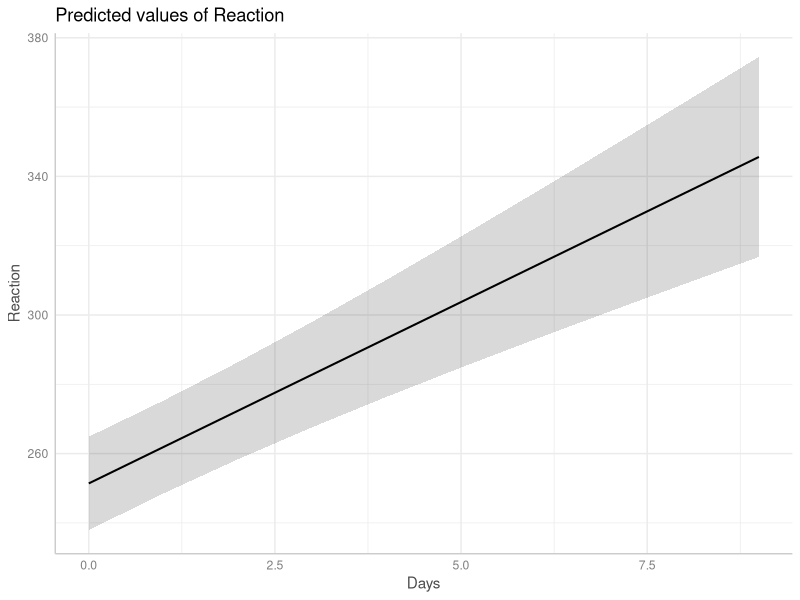

The R source for this figure: (Note: this script raises an error after producing the figure.)
## ---- chunk 1
knitr::opts_chunk$set(collapse = TRUE, comment = "#>", dev = "png", fig.width = 7, fig.height = 4, message = FALSE, warning = FALSE)
options(width = 800)
## ---- chunk 2
library(ggeffects)
library(lme4)
data(sleepstudy)
m <- lmer(Reaction ~ Days + (1 + Days | Subject), data = sleepstudy)

pr <- ggpredict(m, "Days")
pr
plot(pr)
## ---- chunk 3
pr <- ggpredict(m, "Days", type = "re")
pr
plot(pr)
## ---- chunk 4
ggpredict(m, "Days", type = "re", condition = c(Subject = 330))
## ---- chunk 5
ggpredict(m, "Days", type = "sim")
## ---- chunk 6
library(glmmTMB)
data(Salamanders)
m <- glmmTMB(
  count ~ spp + mined + (1 | site), 
  ziformula = ~ spp + mined, 
  family = truncated_poisson, 
  data = Salamanders
)
## ---- chunk 7
ggpredict(m, "spp")

ggpredict(m, "spp", type = "re")
## ---- chunk 8
ggpredict(m, "spp", type = "fe.zi")
## ---- chunk 9
ggpredict(m, "spp", type = "re.zi")
## ---- chunk 10
ggpredict(m, "spp", type = "sim")
## ---- chunk 11
library(sjlabelled)
data(efc)
efc$e15relat <- as_label(efc$e15relat)
m <- lmer(neg_c_7 ~ c12hour + c160age + c161sex + (1 | e15relat), data = efc)
me <- ggpredict(m, terms = "c12hour")
plot(me)
## ---- chunk 12
me <- ggpredict(m, terms = "c12hour", type = "re")
plot(me)
## ---- chunk 13
me <- ggpredict(m, terms = c("c12hour", "e15relat"), type = "re")
plot(me)
## ---- chunk 14
me <- ggpredict(m, terms = c("c12hour", "e15relat [child,sibling]"), type = "re")
plot(me)
## ---- chunk 15
m <- lmer(Reaction ~ Days + (1 + Days | Subject), data = sleepstudy)
me <- ggpredict(m, terms = c("Days", "Subject [sample=8]"), type = "re")
plot(me)
